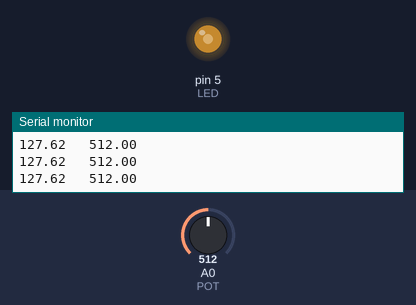
Simulated run of this sketch. Board: Arduino Uno, built with avr-gcc and run on an emulated ATmega328P. Parts: output pins drawn as LEDs (lit = HIGH), the last lines printed to the serial monitor. The test bench sets the inputs (shaded band); at power-on: A0 (POT) = 512.

Above: at 1.2 s.
1.3 s: A0 (POT) set to 716
At 2.0 s:
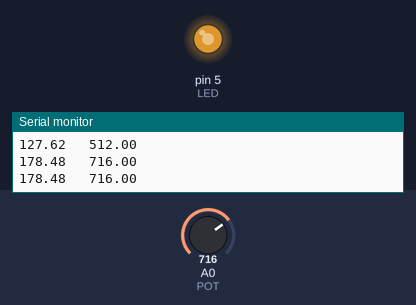
3.1 s: A0 (POT) set to 900
At 3.8 s:
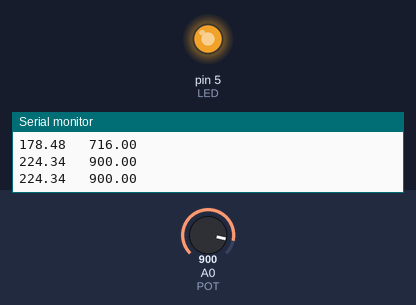
4.9 s: A0 (POT) set to 122
At 5.5 s:
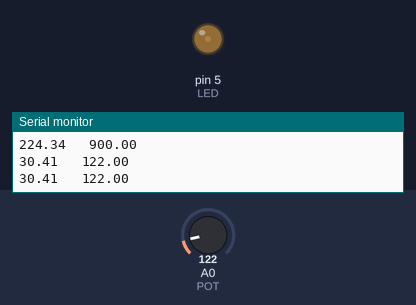
6.7 s: A0 (POT) set to 511
At 8.4 s:
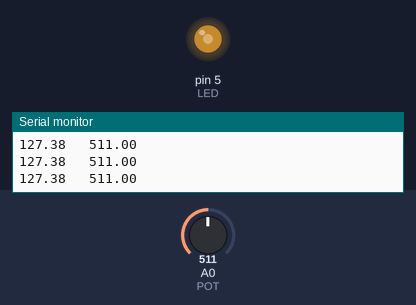
Timing chart, 0 to 9.5 s (numbered marks = the images above; inputs shaded):
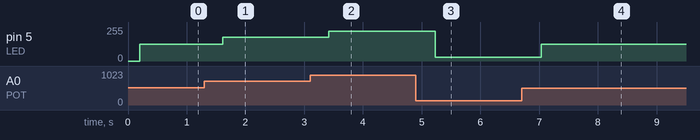

The sketch:

Photoresistor_Nightlight.ino
```cpp
const int LED=5;
const int POT=0;
void setup(){
  pinMode(LED,OUTPUT);
  pinMode(POT,INPUT);
  Serial.begin(9600);
  }
void loop(){
  float value=analogRead(POT);
  delay(200);
  float value1= (value*255)/1023;
  Serial.print(value1,2);
  Serial.print("   ");
  Serial.println(value,2);
  analogWrite(LED,value1);
  }
```

Measured:
- after the input at 1.3 s, pin 5 (LED): 127/255 → 178/255 after 0.31 s
- after the input at 3.1 s, pin 5 (LED): 178/255 → 224/255 after 0.32 s
- after the input at 4.9 s, pin 5 (LED): 224/255 → 30/255 after 0.33 s
- after the input at 6.7 s, pin 5 (LED): 30/255 → 127/255 after 0.34 s
